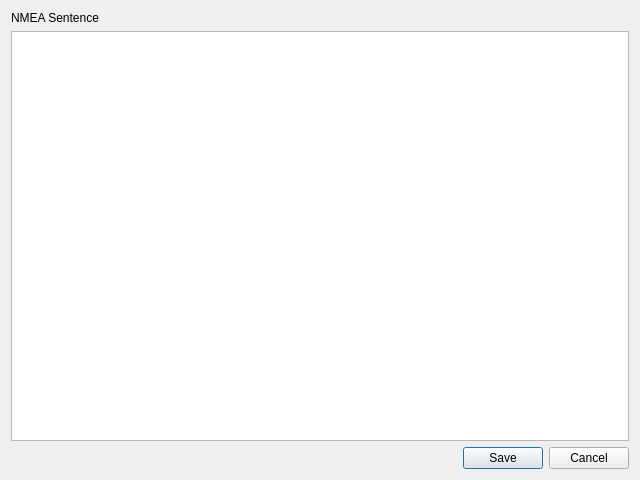
<?xml version="1.0" encoding="UTF-8"?>
<ui version="4.0">
 <class>NmeaFieldConfigurationDialog</class>
 <widget class="QDialog" name="NmeaFieldConfigurationDialog">
  <property name="geometry"><rect><x>0</x><y>0</y><width>640</width><height>480</height></rect></property>
  <property name="windowTitle"><string>NMEA Field Configuration</string></property>
  <layout class="QVBoxLayout" name="mainLayout">
   <item>
    <widget class="QLabel" name="lblSentence">
     <property name="text"><string>NMEA Sentence</string></property>
    </widget>
   </item>
   <item>
    <widget class="QTableWidget" name="tblFields">
     <property name="selectionBehavior"><enum>QAbstractItemView::SelectRows</enum></property>
    </widget>
   </item>
   <item><widget class="QDialogButtonBox" name="buttonBox"><property name="orientation"><enum>Qt::Horizontal</enum></property><property name="standardButtons"><set>QDialogButtonBox::Cancel|QDialogButtonBox::Save</set></property></widget></item>
  </layout>
 </widget>
 <resources/>
 <connections/>
</ui>
